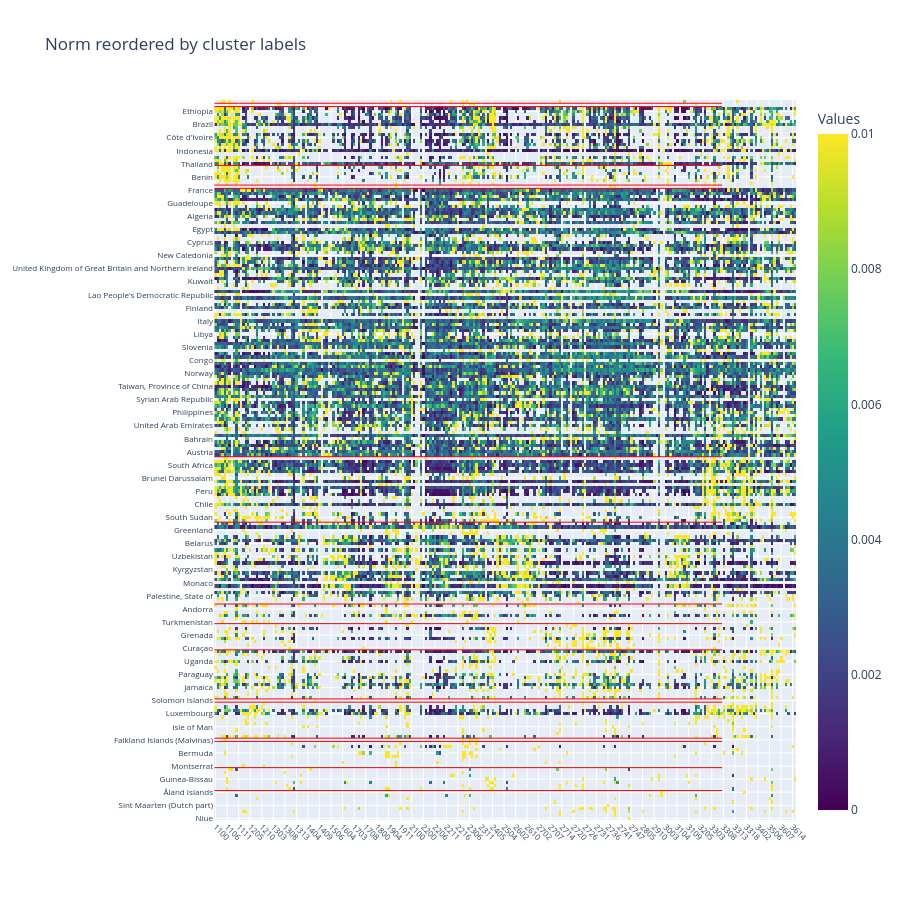

Notebook cell for this chart:
### Code cell
fig = go.Figure(
    data=go.Heatmap(
        z=df_country_subfield_norm_world_norm.iloc[order, :].values,
        y=names_ordered,
        x=df_country_subfield_norm.columns,
        colorscale="Viridis",
        colorbar=dict(title="Values"),
        zmin=0,
        zmax=0.01,
        hovertemplate="Row: %{y}<br>Col: %{x}<br>Dist: %{z:.3f}<extra></extra>",
    )
)

fig.update_layout(
    title="Norm reordered by cluster labels",
    xaxis=dict(
        tickangle=45,
        tickfont=dict(size=8),
        automargin=True
    ),
    yaxis=dict(
        tickfont=dict(size=8),
        automargin=True
    ),
    width=900,
    height=900
)
# cluster boundaries
changes = np.where(np.diff(labels_ordered) != 0)[0] + 1

for c in changes:
    fig.add_shape(
        type="line",
        y0=c-0.5, y1=c-0.5,
        x0=-0.5, x1=len(names_ordered)-0.5,
        line=dict(color="red", width=1)
    )

fig.show()

### Figure 1 — Plotly figure (JSON) as saved in the notebook; plotly's stock layout.template omitted (floating-point values rounded to 4 significant figures; data arrays with more than 128 entries replaced by an {"elided": "..."} marker saying what was removed)
{"data": [{"colorbar": {"title": {"text": "Values"}}, "colorscale": [[0.0, "#440154"], [0.1111, "#482878"], [0.2222, "#3e4989"], [0.3333, "#31688e"], [0.4444, "#26828e"], [0.5556, "#1f9e89"], [0.6667, "#35b779"], [0.7778, "#6ece58"], [0.8889, "#b5de2b"], [1.0, "#fde725"]], "hovertemplate": "Row: %{y}<br>Col: %{x}<br>Dist: %{z:.3f}<extra></extra>", "x": {"elided": "252 str values"}, "y": {"elided": "220 str values"}, "z": {"elided": "220x252 float values"}, "zmax": 0.01, "zmin": 0, "type": "heatmap"}], "layout": {"xaxis": {"tickfont": {"size": 8}, "tickangle": 45, "automargin": true}, "yaxis": {"tickfont": {"size": 8}, "automargin": true}, "title": {"text": "Norm reordered by cluster labels"}, "width": 900, "height": 900, "shapes": [{"line": {"color": "red", "width": 1}, "type": "line", "x0": -0.5, "x1": 219.5, "y0": 8.5, "y1": 8.5}, {"line": {"color": "red", "width": 1}, "type": "line", "x0": -0.5, "x1": 219.5, "y0": 15.5, "y1": 15.5}, {"line": {"color": "red", "width": 1}, "type": "line", "x0": -0.5, "x1": 219.5, "y0": 23.5, "y1": 23.5}, {"line": {"color": "red", "width": 1}, "type": "line", "x0": -0.5, "x1": 219.5, "y0": 24.5, "y1": 24.5}, {"line": {"color": "red", "width": 1}, "type": "line", "x0": -0.5, "x1": 219.5, "y0": 35.5, "y1": 35.5}, {"line": {"color": "red", "width": 1}, "type": "line", "x0": -0.5, "x1": 219.5, "y0": 36.5, "y1": 36.5}, {"line": {"color": "red", "width": 1}, "type": "line", "x0": -0.5, "x1": 219.5, "y0": 51.5, "y1": 51.5}, {"line": {"color": "red", "width": 1}, "type": "line", "x0": -0.5, "x1": 219.5, "y0": 59.5, "y1": 59.5}, {"line": {"color": "red", "width": 1}, "type": "line", "x0": -0.5, "x1": 219.5, "y0": 65.5, "y1": 65.5}, {"line": {"color": "red", "width": 1}, "type": "line", "x0": -0.5, "x1": 219.5, "y0": 90.5, "y1": 90.5}, {"line": {"color": "red", "width": 1}, "type": "line", "x0": -0.5, "x1": 219.5, "y0": 110.5, "y1": 110.5}, {"line": {"color": "red", "width": 1}, "type": "line", "x0": -0.5, "x1": 219.5, "y0": 192.5, "y1": 192.5}, {"line": {"color": "red", "width": 1}, "type": "line", "x0": -0.5, "x1": 219.5, "y0": 193.5, "y1": 193.5}, {"line": {"color": "red", "width": 1}, "type": "line", "x0": -0.5, "x1": 219.5, "y0": 199.5, "y1": 199.5}, {"line": {"color": "red", "width": 1}, "type": "line", "x0": -0.5, "x1": 219.5, "y0": 217.5, "y1": 217.5}, {"line": {"color": "red", "width": 1}, "type": "line", "x0": -0.5, "x1": 219.5, "y0": 218.5, "y1": 218.5}]}}
